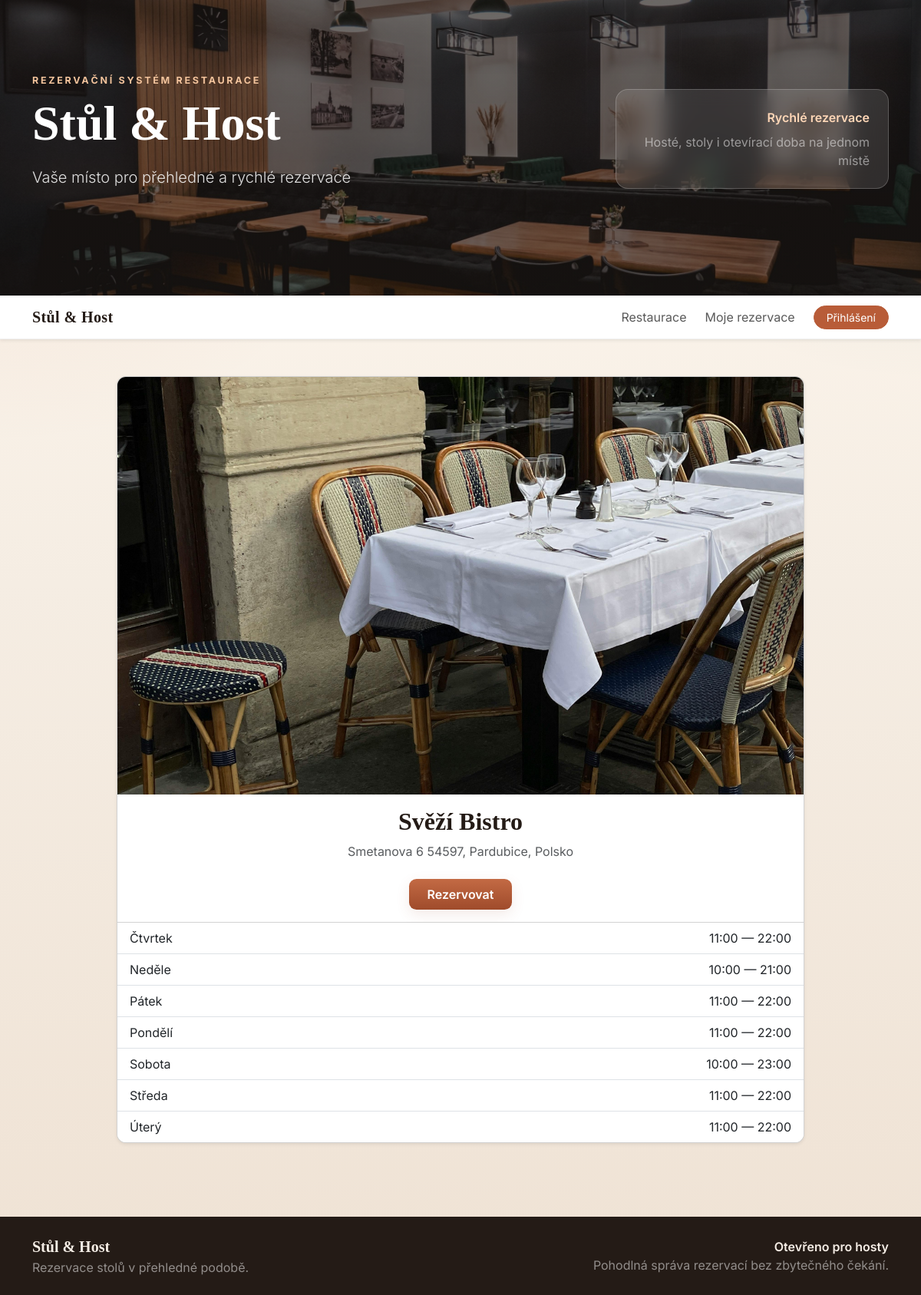
Screenshot of /restaurace/28/ with the database file from the repository.
### knihovna/models.py (models this page shows, shortened)
class Restaurace(models.Model):
    nazev = models.CharField(max_length=100)
    adresa = models.ForeignKey('Adresa', on_delete=models.CASCADE)
    image = models.ImageField(upload_to='restaurace/', blank=True, null=True)
    class Meta:
        verbose_name = "Restaurace"
        verbose_name_plural = "Restaurace"

class Adresa(models.Model):
    ulice = models.CharField(max_length=100)
    psc = models.CharField(max_length=10)
    mesto = models.ForeignKey(Mesto, on_delete=models.CASCADE)
    def __str__(self):
        return f"{self.ulice} {self.psc}, {self.mesto}"
    class Meta:
        verbose_name = "Adresa"
        verbose_name_plural = "Adresy"

class Mesto(models.Model):
    nazev = models.CharField(max_length=100)
    stat = models.ForeignKey(Stat, on_delete=models.CASCADE)
    def __str__(self):
        return f"{self.nazev}, {self.stat}"
    class Meta:
        verbose_name = "Město"
        verbose_name_plural = "Města"

class Stat(models.Model):
    nazev = models.CharField(max_length=100)
    def __str__(self):
        return self.nazev
    class Meta:
        verbose_name = "Stát"
        verbose_name_plural = "Státy"

class Oteviraci_doba(models.Model):
    Restaurace = models.ForeignKey('Restaurace', on_delete=models.CASCADE)
    den = models.CharField(max_length=20, choices=[
        ('pondeli', 'Pondělí'),
        ('utery', 'Úterý'),
        ('streda', 'Středa'),
        ('ctvrtek', 'Čtvrtek'),
        ('patek', 'Pátek'),
        ('sobota', 'Sobota'),
        ('nedele', 'Neděle')
    ])
    otevreno_od = models.TimeField()
    otevreno_do = models.TimeField()
    class Meta:
        verbose_name = "Otevírací doba"
        verbose_name_plural = "Otevírací doby"

### knihovna/views.py (the view)
# urls.py: path('restaurace/<int:pk>/', restaurant_detail, name='restaurant_detail'),
def restaurant_detail(request, pk):
    restaurant = get_object_or_404(Restaurace, pk=pk)
    opening_hours = Oteviraci_doba.objects.filter(Restaurace=restaurant).order_by('den')
    return render(request, 'restaurants/restaurace_detail.html', {
        'restaurant': restaurant,
        'opening_hours': opening_hours,
    })

### knihovna/templates/restaurants/restaurace_detail.html (shortened to what this page needs)
{% extends "base.html" %}
{% block content %}
<div class="restaurant-detail-container">
    <div class="card restaurant-detail-card mx-auto shadow-sm">
        {% if restaurant.image %}
        <div class="restaurant-detail-image-wrap">
            <img src="{{ restaurant.image.url }}" alt="{{ restaurant.nazev }}" class="restaurant-detail-image">
        </div>
        {% elif image_url %}
        <div class="restaurant-detail-image-wrap">
            <img src="{{ image_url }}" alt="{{ restaurant.nazev }}" class="restaurant-detail-image">
        </div>
        {% else %}
        <div class="alert alert-info m-3">No image available for this restaurant.</div>
        {% endif %}
        <div class="card-body text-center">
            <h1 class="restaurant-detail-name mb-2">{{ restaurant.nazev }}</h1>
            {% if restaurant.adresa %}
            <div class="text-muted mb-2">{{ restaurant.adresa }}</div>
            {% endif %}
            <a href="{% url 'rezervace' restaurant.id %}" class="btn btn-restaurant-primary mt-3 px-4">Rezervovat</a>
        </div>
        {% if opening_hours %}
        <div class="list-group list-group-flush">
            {% for o in opening_hours %}
            <div class="list-group-item d-flex justify-content-between align-items-center">
                <div>{{ o.get_den_display }}</div>
                <div class="text-nowrap">{{ o.otevreno_od }} — {{ o.otevreno_do }}</div>
            </div>
            {% endfor %}
        </div>
        {% endif %}
    </div>
</div>
{% endblock %}

### knihovna/static/css/styles.css (style rules this page uses)
body { font-family: "Inter", sans-serif; background: radial-gradient(circle at top left, rgba(184, 92, 56, 0.12), transparent 28%), radial-gradient(circle at top right, rgba(45, 104, 85, 0.12), transparent 24%), linear-gradient(180deg, #fff8ef 0%, #f5ede3 45%, #efe2d4 100%); color: #241b16; }
.btn-restaurant-primary, .btn-restaurant-secondary { border-radius: 0.6rem; padding: 0.5rem 0.75rem; font-weight: 600; transition: transform 160ms ease, box-shadow 160ms ease; }
.btn-restaurant-primary { background: linear-gradient(180deg, #c36a44 0%, #9f4b2b 100%); border: none; color: #fff; box-shadow: 0 6px 18px rgba(160, 84, 60, 0.12); }
.restaurant-detail-container { max-width: 56rem; margin: 0 auto; }
.restaurant-detail-card { overflow: hidden; border-radius: 0.75rem; }
.restaurant-detail-image-wrap { width: 100%; height: 34rem; overflow: hidden; background: #f5efe8; }
.restaurant-detail-image { width: 100%; height: 100%; object-fit: cover; object-position: center; display: block; }
.restaurant-detail-name { font-family: Georgia, 'Times New Roman', serif; font-size: 2rem; font-weight: 700; color: #241b16; }

### rows the page displays
Restaurace: image (picture), nazev "Svěží Bistro", adresa "Smetanova 6 54597, Pardubice, Polsko"
Oteviraci_doba: den "Čtvrtek", otevreno_od "11:00", otevreno_do "22:00"
Oteviraci_doba: den "Neděle", otevreno_od "10:00", otevreno_do "21:00"
Oteviraci_doba: den "Pátek", otevreno_od "11:00", otevreno_do "22:00"
Oteviraci_doba: den "Pondělí", otevreno_od "11:00", otevreno_do "22:00"
Oteviraci_doba: den "Sobota", otevreno_od "10:00", otevreno_do "23:00"
Oteviraci_doba: den "Středa", otevreno_od "11:00", otevreno_do "22:00"
Oteviraci_doba: den "Úterý", otevreno_od "11:00", otevreno_do "22:00"
